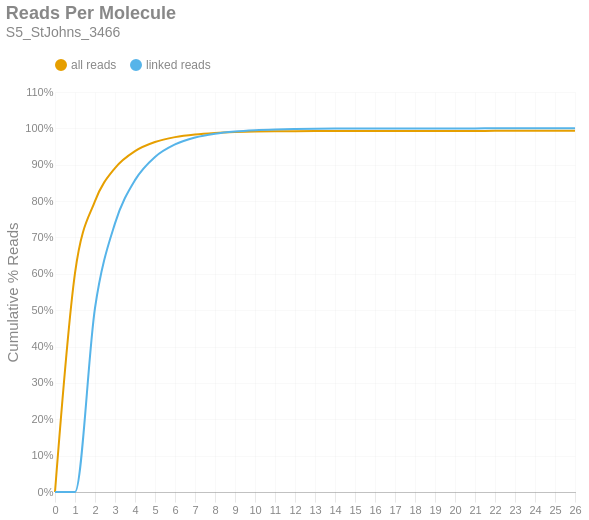

The cell this chart's notebook holds for it:
### Markdown cell above
### Reads per Molecule
This chart shows the cumulative distribution of the number of reads per linked molecule. That is, how many alignments are associated with a unique molecule. This excludes the number of reads associated with invalid or absent linked-read barcodes. The `linked` histogram is the percentages recalculated when disregarding singletons.

### Code cell
if SKIPLR:
    print_html(f"Skipped")
else:
    counts = np.bincount(valids['reads'].cast(pl.Int64).to_numpy())
    weighted = counts * np.arange(len(counts))
    all_perc = weighted / n_reads
    linked_perc = weighted / n_linked_reads
    linked_perc[1] = 0
    binned_df = pl.DataFrame({
        'readsper': list(range(len(counts))),
        'all reads (cumsum)': np.cumsum(all_perc).tolist(),
        'linked reads (cumsum)': np.cumsum(linked_perc).tolist(),
    })

    with SafeRender(binned_df):
        (
            density_plot(binned_df, 'Reads Per Molecule', samplename, 'readspmol')
            .encode(
                x=alt.X('readsper:O', title=None).axis(labelAngle=0).scale(padding=0),
                y=alt.Y('value:Q', title='Cumulative % Reads').axis(format='%').stack(False),
                color=alt.Color("key:N").scale(domain=["all reads", "linked reads"]),
                tooltip=[
                    alt.Tooltip("key:N", title="Data Type"),
                    alt.Tooltip("readsper:O", title="Reads Per Molecule"),
                    alt.Tooltip("value:Q", format=".2%", title="% Reads (Cum.)")
                ]            
            )
        ).display()

### Figure 1 — Vega-Lite specification as saved in the notebook (floating-point values rounded to 4 significant figures)
{"width": "container", "height": 400, "config": {"title": {"anchor": "start", "dy": -15, "fontSize": 18, "color": "#888888", "subtitleColor": "#888888", "subtitleFontSize": 14}, "arc": {"fill": "#0072B2"}, "axis": {"domainColor": "#888888", "domainWidth": 0.5, "gridWidth": 0.2, "grid": false, "titleFontWeight": 400, "titleFontSize": 15, "labelFontSize": 11, "labelColor": "#888888", "tickColor": "#888888", "tickWidth": 0.2, "titleColor": "#888888"}, "axisBand": {"grid": false}, "axisX": {"grid": true, "tickSize": 10, "domainCap": "round"}, "axisY": {"domain": false, "grid": true, "tickSize": 0, "domainCap": "round"}, "background": "transparent", "header": {"labelFontSize": 15, "labelColor": "#888888", "titleFontSize": 15, "titleFontWeight": 600, "titleColor": "#888888"}, "legend": {"labelFont": "sans-serif", "labelFontSize": 12, "labelColor": "#888888", "symbolSize": 100, "symbolType": "circle", "titleFontSize": 12, "titlePadding": 10, "titleColor": "#888888", "title": null, "orient": "top"}, "range": {"category": ["#E69F00", "#56B4E9", "#009E73", "#F0E442", "#0072B2", "#D55E00", "#CC79A7", "#000000"], "diverging": ["#cfe8f3", "#a2d4ec", "#73bfe2", "#46abdb", "#1696d2", "#12719e"]}, "area": {"fill": "#0072B2", "fillOpacity": 0.7, "line": true, "strokeOpacity": 0.7}, "line": {"color": "#0072B2", "stroke": "#0072B2", "strokeWidth": 2}, "trail": {"color": "#0072B2", "stroke": "#0072B2", "strokeWidth": 0, "size": 1}, "point": {"filled": true, "fillOpacity": 1.0, "size": 95}, "text": {"color": "#888888", "fontSize": 11, "align": "right", "fontWeight": 400, "size": 11}, "bar": {"fill": "#0072B2", "stroke": null}, "view": {"stroke": null, "continuousWidth": 660, "continuousHeight": 400}}, "data": {"name": "data-6f75c4d7db298167734e4f88dc4d1a84"}, "mark": {"type": "line", "interpolate": "monotone", "point": {"opacity": 0, "size": 275}}, "encoding": {"color": {"field": "key", "scale": {"domain": ["all reads", "linked reads"]}, "type": "nominal"}, "tooltip": [{"field": "key", "title": "Data Type", "type": "nominal"}, {"field": "readsper", "title": "Reads Per Molecule", "type": "ordinal"}, {"field": "value", "format": ".2%", "title": "% Reads (Cum.)", "type": "quantitative"}], "x": {"axis": {"labelAngle": 0}, "field": "readsper", "scale": {"padding": 0}, "title": null, "type": "ordinal"}, "y": {"axis": {"format": "%"}, "field": "value", "stack": false, "title": "Cumulative % Reads", "type": "quantitative"}}, "params": [{"name": "param_c36ac31b6afebe62", "select": {"type": "point", "fields": ["key"]}, "bind": "legend"}], "title": {"text": "Reads Per Molecule", "subtitle": "S5_StJohns_3466"}, "transform": [{"fold": ["all reads (cumsum)", "linked reads (cumsum)"]}, {"calculate": "replace(datum.key, ' (cumsum)', '')", "as": "key"}, {"filter": {"param": "param_c36ac31b6afebe62"}}], "usermeta": {"embedOptions": {"downloadFileName": "S5_StJohns_3466.readspmol"}}, "$schema": "https://vega.github.io/schema/vega-lite/v6.1.0.json", "datasets": {"data-6f75c4d7db298167734e4f88dc4d1a84": [{"readsper": 0, "all reads (cumsum)": 0.0, "linked reads (cumsum)": 0.0}, {"readsper": 1, "all reads (cumsum)": 0.6018, "linked reads (cumsum)": 0.0}, {"readsper": 2, "all reads (cumsum)": 0.7998, "linked reads (cumsum)": 0.506}, {"readsper": 3, "all reads (cumsum)": 0.8909, "linked reads (cumsum)": 0.7387}, {"readsper": 4, "all reads (cumsum)": 0.9374, "linked reads (cumsum)": 0.8577}, {"readsper": 5, "all reads (cumsum)": 0.9624, "linked reads (cumsum)": 0.9215}, {"readsper": 6, "all reads (cumsum)": 0.9759, "linked reads (cumsum)": 0.956}, {"readsper": 7, "all reads (cumsum)": 0.9833, "linked reads (cumsum)": 0.975}, {"readsper": 8, "all reads (cumsum)": 0.9874, "linked reads (cumsum)": 0.9855}, {"readsper": 9, "all reads (cumsum)": 0.9898, "linked reads (cumsum)": 0.9915}, {"readsper": 10, "all reads (cumsum)": 0.9911, "linked reads (cumsum)": 0.9949}, {"readsper": 11, "all reads (cumsum)": 0.9919, "linked reads (cumsum)": 0.997}, {"readsper": 12, "all reads (cumsum)": 0.9924, "linked reads (cumsum)": 0.9982}, {"readsper": 13, "all reads (cumsum)": 0.9927, "linked reads (cumsum)": 0.999}, {"readsper": 14, "all reads (cumsum)": 0.9929, "linked reads (cumsum)": 0.9994}, {"readsper": 15, "all reads (cumsum)": 0.993, "linked reads (cumsum)": 0.9996}, {"readsper": 16, "all reads (cumsum)": 0.993, "linked reads (cumsum)": 0.9997}, {"readsper": 17, "all reads (cumsum)": 0.993, "linked reads (cumsum)": 0.9998}, {"readsper": 18, "all reads (cumsum)": 0.9931, "linked reads (cumsum)": 0.9999}, {"readsper": 19, "all reads (cumsum)": 0.9931, "linked reads (cumsum)": 0.9999}, {"readsper": 20, "all reads (cumsum)": 0.9931, "linked reads (cumsum)": 1.0}, {"readsper": 21, "all reads (cumsum)": 0.9931, "linked reads (cumsum)": 1.0}, {"readsper": 22, "all reads (cumsum)": 0.9931, "linked reads (cumsum)": 1.0}, {"readsper": 23, "all reads (cumsum)": 0.9931, "linked reads (cumsum)": 1.0}, {"readsper": 24, "all reads (cumsum)": 0.9931, "linked reads (cumsum)": 1.0}, {"readsper": 25, "all reads (cumsum)": 0.9931, "linked reads (cumsum)": 1.0}, {"readsper": 26, "all reads (cumsum)": 0.9931, "linked reads (cumsum)": 1.0}]}}
